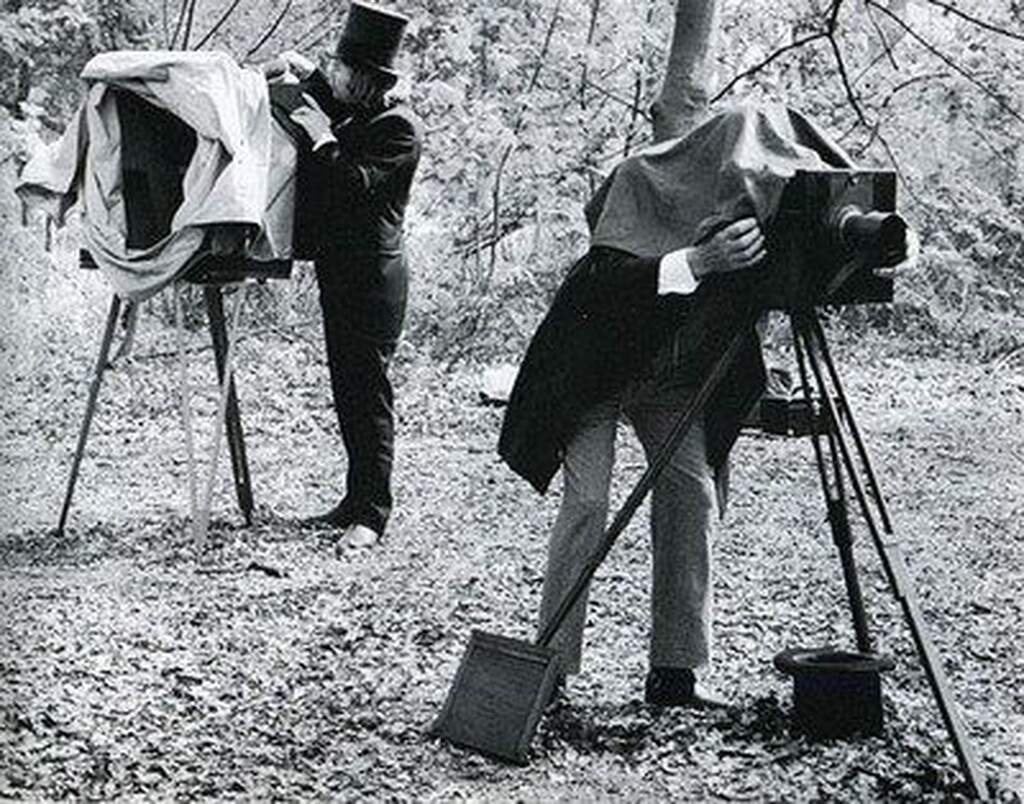
#> input picture 5_FT_WT/Practice_5_fft/photograps.jpg, 1024 x 804 px
$ jupyter execute DE_IP_HomeTask5.ipynb
#> lines starting #> are read from the running program, lines starting #| are printed output that depends on the picture; after the words box and inside, x2 and y2 are one past the last pixel; in counts of white or black regions, pixels touching at a corner belong together
[cell 1]
# Реализуйте высокочастотную фильтрацию на основе ядра Гаусса
# Реализуйте удаление периодического шума

[cell 2]
import numpy as np
import cv2 as cv
from matplotlib import pyplot as plt

### Реализуйте высокочастотную фильтрацию на основе ядра Гаусса

[cell 3]
img = cv.imread('photograps.jpg', cv.IMREAD_GRAYSCALE)
#> img: shape (804, 1024); min 0, max 255, mean 133.6
dft = cv.dft(np.float32(img),flags = cv.DFT_COMPLEX_OUTPUT)
dft_shift = np.fft.fftshift(dft)

magnitude_spectrum = 20*np.log(cv.magnitude(dft_shift[:,:,0],dft_shift[:,:,1]))

plt.subplot(121),plt.imshow(img, cmap = 'gray')
plt.title('Input Image'), plt.xticks([]), plt.yticks([])
plt.subplot(122),plt.imshow(magnitude_spectrum, cmap = 'gray')
plt.title('Magnitude Spectrum'), plt.xticks([]), plt.yticks([])
plt.show()

Функция высокочастотного гауссовского фильтра

[cell 4]
def gaussian_highpass_filter(shape, sigma):
    rows, cols = shape
    crow, ccol = rows // 2, cols // 2

    u = np.arange(rows)
    v = np.arange(cols)
    u, v = np.meshgrid(u, v, indexing='ij')

    d = np.sqrt((u - crow)**2 + (v - ccol)**2)

    # invert gaussian lowpass filter
    h = 1 - np.exp(-(d**2) / (2 * (sigma**2)))
    return h

Применяем ВЧ-фильтр Гаусса с разным параметром дисперсии

[cell 5]
sigmas = [10, 30, 50]
results = []
fft_image = np.fft.fft2(img)
for i, sigma in enumerate(sigmas):
    hp_filter = gaussian_highpass_filter(img.shape, sigma)
    fft_shifted = np.fft.fftshift(fft_image)
    filtered_fft = fft_shifted * hp_filter
    filtered_image = np.real(np.fft.ifft2(np.fft.ifftshift(filtered_fft)))
    filtered_image = cv.normalize(filtered_image, None, 0, 255, cv.NORM_MINMAX).astype(np.uint8)

    results.append((sigma, hp_filter, filtered_image))
#> this loop made 3 passes
#> pass 2, `filtered_image = np.real(np.fft.ifft2(np.fft.ifftshift(filtered_fft)))`:
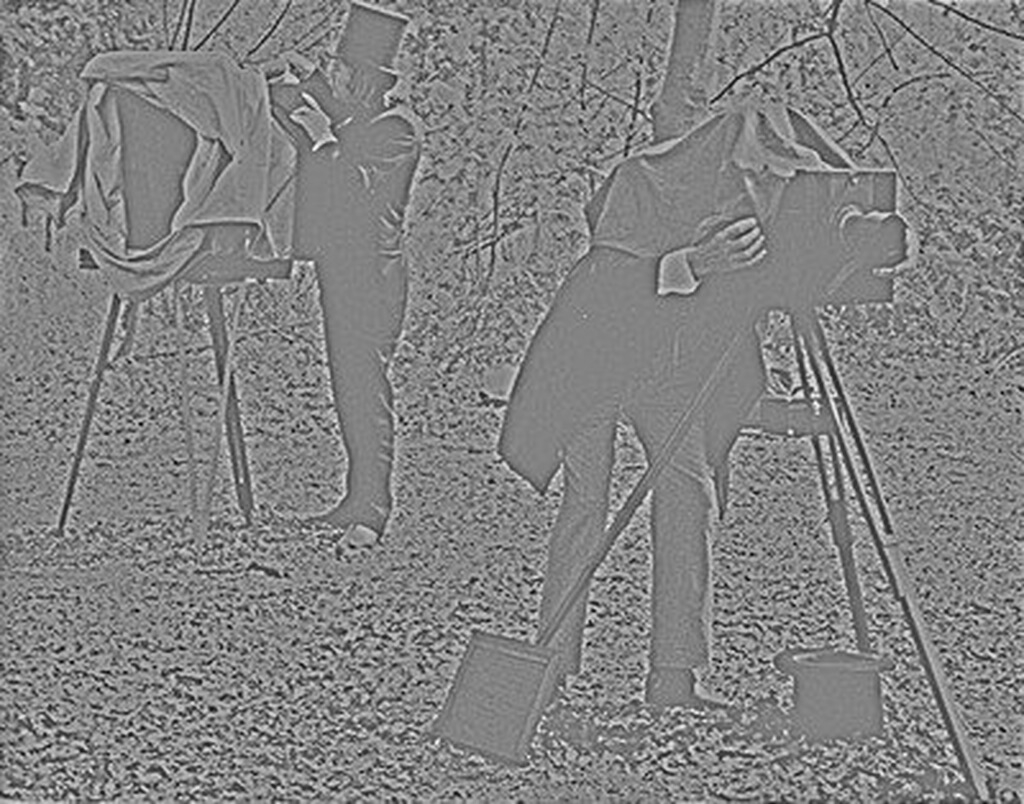
#> filtered_image: shape (804, 1024) float64; min -178.4, max 168, mean 0; drawn with min black and max white
#> after the loop, results = 3 items

print(f"\nCompare results with diff sigma: {sigmas}")
plt.figure(figsize=(15, 10))

for i, (sigma, hp_filter, filtered_image) in enumerate(results):
    plt.subplot(2, 3, i+1)
    plt.imshow(hp_filter, cmap='gray')
    plt.title(f'Gaussian highpass filter (σ={sigma})')
    plt.axis('off')

    plt.subplot(2, 3, i+4)
    plt.imshow(filtered_image, cmap='gray')
    plt.title(f'Result (σ={sigma})')
    plt.axis('off')
#> this loop made 3 passes
#> sigma on passes 1 to 3: 10, 30, 50

plt.tight_layout()
plt.show()
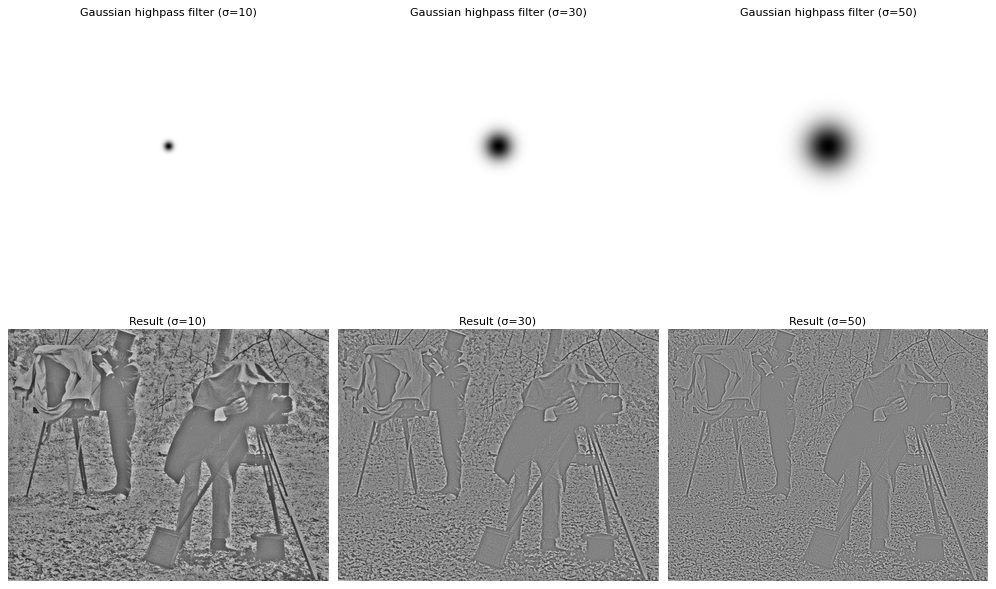
#> figure drawn by matplotlib, 6 panels

### Реализуйте удаление периодического шума

[cell 6]
img = cv.imread('periodic_noise.jpg', cv.IMREAD_GRAYSCALE)
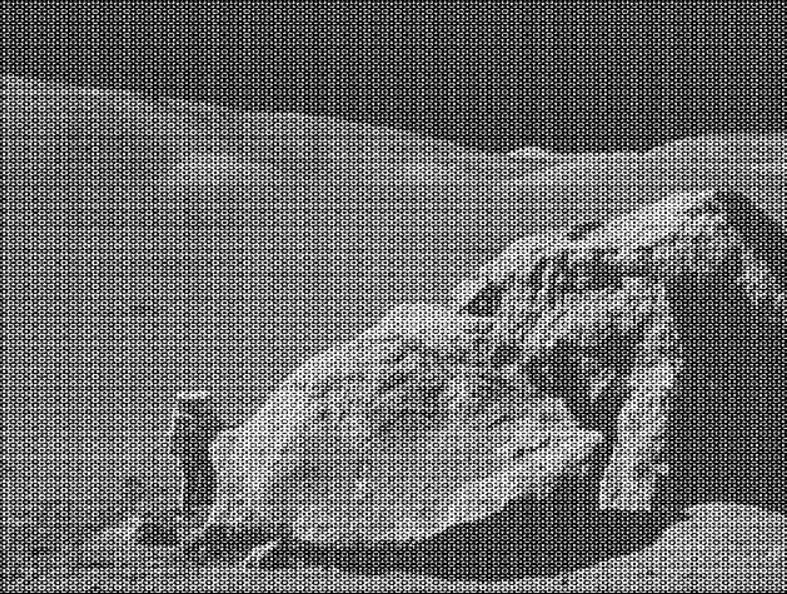
#> input picture 5_FT_WT/Practice_5_fft/periodic_noise.JPG, 787 x 594 px, found by its file name
#> img: shape (594, 787); min 0, max 255, mean 107.6
dft = cv.dft(np.float32(img),flags = cv.DFT_COMPLEX_OUTPUT)
dft_shift = np.fft.fftshift(dft)

magnitude_spectrum = 20*np.log(cv.magnitude(dft_shift[:,:,0],dft_shift[:,:,1]))
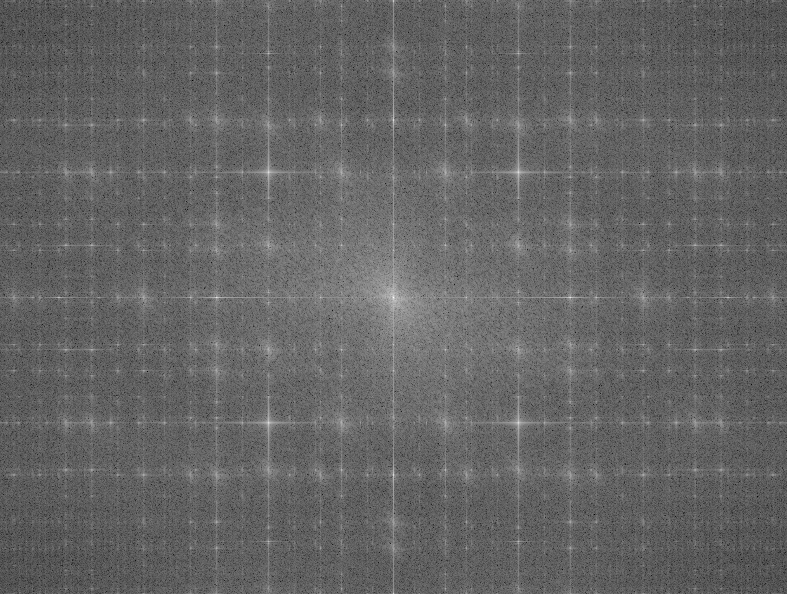
#> magnitude_spectrum: shape (594, 787) float32; min 63.67, max 354.7, mean 178.8; drawn with min black and max white

plt.subplot(121),plt.imshow(img, cmap = 'gray')
plt.title('Input Image'), plt.xticks([]), plt.yticks([])
plt.subplot(122),plt.imshow(magnitude_spectrum, cmap = 'gray')
plt.title('Magnitude Spectrum'), plt.xticks([]), plt.yticks([])
plt.show()

Функции удаления периодического шума

Notch filter

[cell 7]
def create_notch_filter(shape, noise_points, line_thickness=2):
    rows, cols = shape
    mask = np.ones((rows, cols), np.float32)

    for point in noise_points:
        y, x = point
        cv.line(mask, (x, 0), (x, rows), 0, line_thickness)
        cv.line(mask, (0, y), (cols, y), 0, line_thickness)

    return mask

Band reject

[cell 8]
def create_band_reject(shape, noise_points, circle_thickness=1):
    rows, cols = shape
    crow, ccol = rows // 2, cols // 2
    mask = np.ones((rows, cols), np.float32)

    for point in noise_points:
        y, x = point
        distance = np.sqrt((x - ccol)**2 + (y - crow)**2)
        cv.circle(mask, (ccol, crow), int(distance), 0, circle_thickness)

    return mask

Функция поиска точек шума

[cell 9]
def detect_noise_points(spectrum, threshold_ratio=0.62, min_distance=80):
#> called with threshold_ratio = 0.62, min_distance = 80
    rows, cols = spectrum.shape
#> rows = 594; cols = 787
    crow, ccol = rows // 2, cols // 2
#> crow = 297; ccol = 393

    spectrum_norm = cv.normalize(spectrum, None, 0, 255, cv.NORM_MINMAX)
    _, binary = cv.threshold(spectrum_norm.astype(np.uint8),
                             np.max(spectrum_norm) * threshold_ratio,
                             255, cv.THRESH_BINARY)
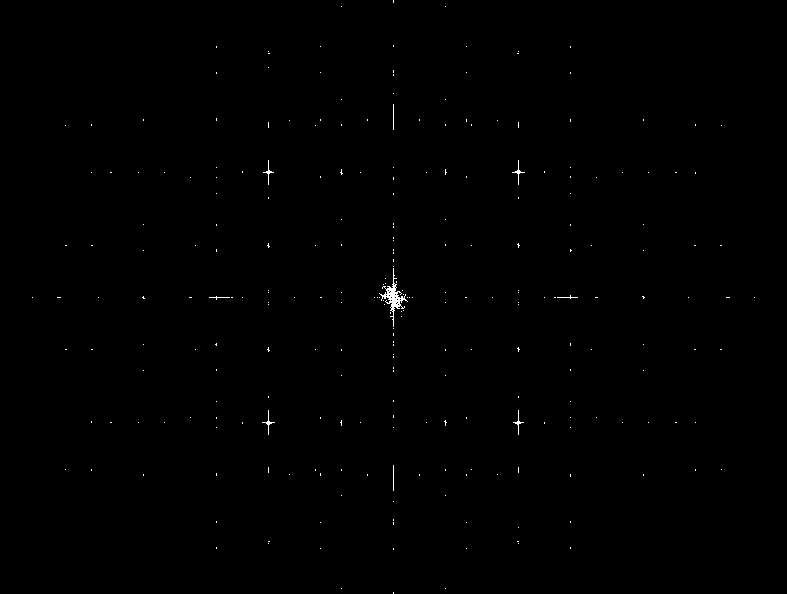
#> binary: shape (594, 787); 0.23% white in thin lines or dots

    contours, _ = cv.findContours(binary, cv.RETR_EXTERNAL, cv.CHAIN_APPROX_SIMPLE)
#> contours = 259 contours, 258 with area under 20; largest, box (x1, y1, x2, y2) and area: (379, 268, 408, 327) 241

    noise_points = []
    for contour in contours:
        M = cv.moments(contour)
        if M["m00"] != 0:
            cx = int(M["m10"] / M["m00"])
            cy = int(M["m01"] / M["m00"])

            distance = np.sqrt((cx - ccol)**2 + (cy - crow)**2)
            if distance > min_distance:
                noise_points.append((cy, cx))
#> this loop made 259 passes
#> (cx, cy, distance) on passes 59, 60, 68, 69, 95, 96, 101, 139, 140, 141, 142, 155: (445, 421, 134.5), (340, 422, 135.8), (517, 422, 176.1), (268, 422, 176.8), (518, 348, 135), (268, 349, 135.4), (215, 344, 184.1), (643, 296, 250), (216, 297, 177), (142, 297, 251), (570, 297, 177), (393, 297, 0)
#> contour on passes 1 to 6: [[393, 592], [393, 593]], [[445, 588]], [[341, 588]], [[466, 548]], [[393, 548], [393, 549]], [[320, 548]]
#> after the loop, noise_points = [(421, 445), (422, 340), (422, 517), (422, 268), (348, 518), (349, 268), (344, 215), (296, 643), (297, 216), (297, 142), (297, 570), (250, 570), (244, 518), (245, 268), (172, 445), (172, 341), (171, 517), (171, 268)]

    return noise_points

Применение фильтров

[cell 10]
dft = np.fft.fft2(img)
dft_shifted = np.fft.fftshift(dft)
magnitude_spectrum = 20 * np.log(1 + np.abs(dft_shifted))

noise_points = detect_noise_points(magnitude_spectrum)
print(f"Detected noise points: {len(noise_points)}")
#| Detected noise points: 18

notch_filter = create_notch_filter(img.shape, noise_points)
#> the loop in create_notch_filter, `for point in noise_points:` made 18 passes
#> after the loop in create_notch_filter, `for point in noise_points:`:
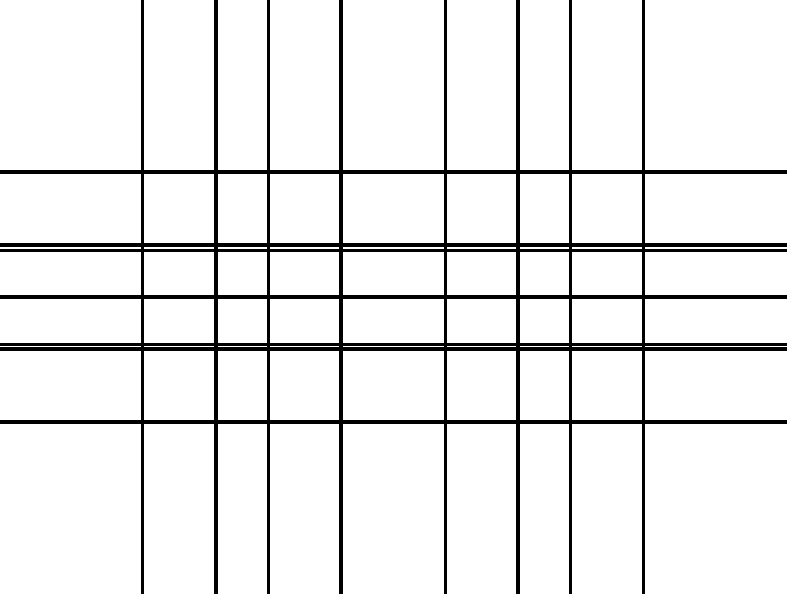
#> mask: shape (594, 787) float32; values 0 (black) and 1 (white), 92.3% white; 1 black region, box (x1, y1, x2, y2) and area: (0, 0, 787, 594) 35798
band_reject_filter = create_band_reject(img.shape, noise_points)
#> the loop in create_band_reject, `for point in noise_points:` made 18 passes
#> (y, x, distance) on passes 1 to 12: (421, 445, 134.5), (422, 340, 135.8), (422, 517, 176.1), (422, 268, 176.8), (348, 518, 135), (349, 268, 135.4), (344, 215, 184.1), (296, 643, 250), (297, 216, 177), (297, 142, 251), (297, 570, 177), (250, 570, 183.1)
#> after the loop in create_band_reject, `for point in noise_points:`: mask: shape (594, 787) float32; values 0 (black) and 1 (white), 98.2% white; black in thin lines or dots, all inside (x1, y1, x2, y2) = (142, 46, 645, 549)

dft_notch = dft_shifted * notch_filter
notch_result = np.real(np.fft.ifft2(np.fft.ifftshift(dft_notch)))
notch_result = cv.normalize(notch_result, None, 0, 255, cv.NORM_MINMAX).astype(np.uint8)

dft_band = dft_shifted * band_reject_filter
band_result = np.real(np.fft.ifft2(np.fft.ifftshift(dft_band)))
band_result = cv.normalize(band_result, None, 0, 255, cv.NORM_MINMAX).astype(np.uint8)

fig, axes = plt.subplots(2, 4, figsize=(16, 8))

axes[0,0].imshow(img, cmap='gray')
axes[0,0].set_title('Original')
axes[0,0].axis('off')

axes[0,1].imshow(magnitude_spectrum, cmap='gray')
axes[0,1].set_title('Magnitude Spectrum')
axes[0,1].axis('off')

spectrum_with_points = cv.cvtColor(magnitude_spectrum.astype(np.uint8), cv.COLOR_GRAY2BGR)
for point in noise_points:
    y, x = point
    cv.circle(spectrum_with_points, (x, y), 5, (0, 0, 255), -1)
#> this loop made 18 passes
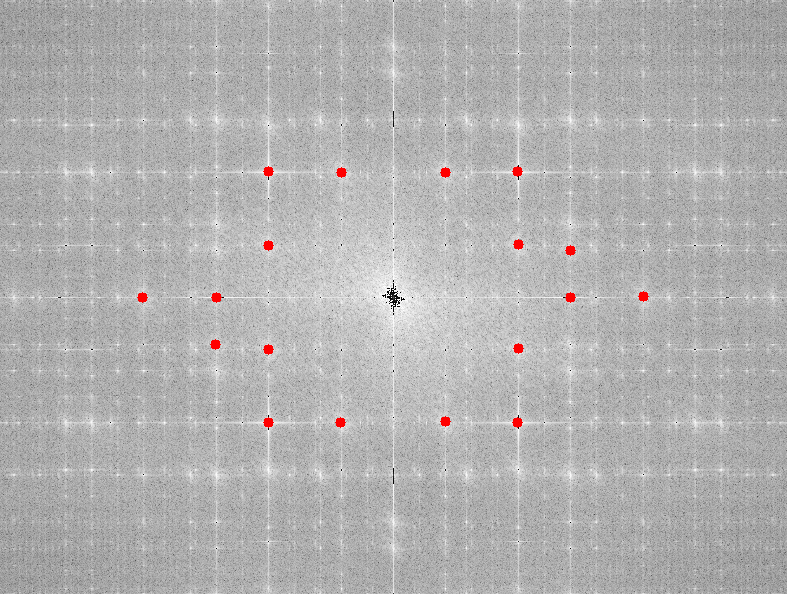
#> spectrum_with_points: shape (594, 787, 3); mean B, G, R 177.4, 177.4, 178.2

axes[0,2].imshow(spectrum_with_points)
axes[0,2].set_title('Detected noise point')
axes[0,2].axis('off')

axes[0,3].imshow(notch_filter, cmap='gray')
axes[0,3].set_title('Notch Filter')
axes[0,3].axis('off')

axes[1,0].imshow(band_reject_filter, cmap='gray')
axes[1,0].set_title('Band Reject Filter')
axes[1,0].axis('off')

axes[1,1].imshow(notch_result, cmap='gray')
axes[1,1].set_title('Notch Result')
axes[1,1].axis('off')

axes[1,2].imshow(band_result, cmap='gray')
axes[1,2].set_title('Band Reject Result')
axes[1,2].axis('off')

noise_component = cv.absdiff(img, notch_result)
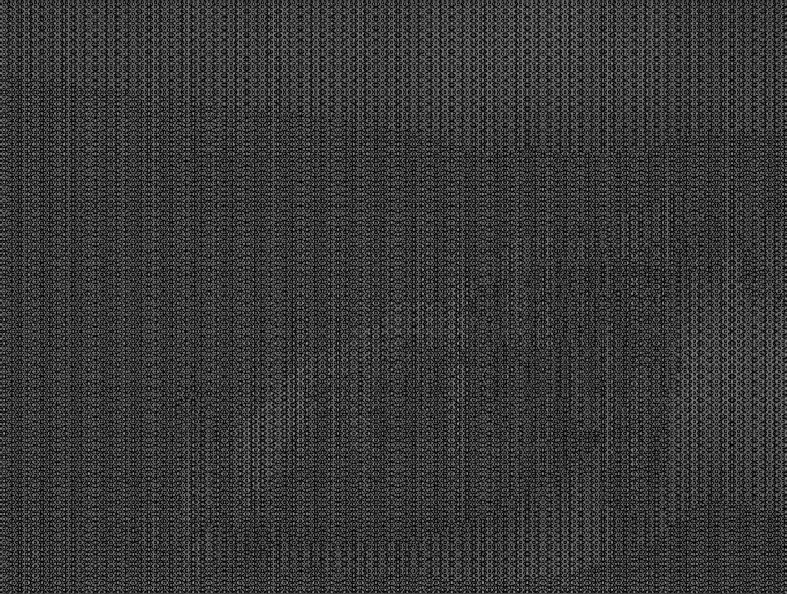
#> noise_component: shape (594, 787); min 0, max 170, mean 56
axes[1,3].imshow(noise_component, cmap='gray')
axes[1,3].set_title('Deleted noise')
axes[1,3].axis('off')

plt.tight_layout()
plt.show()
#> figure, not shown here; B, G, R data is drawn as R, G, B
